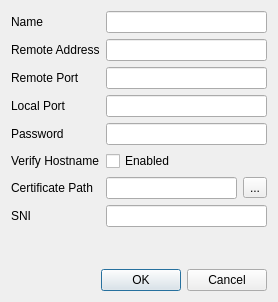
<?xml version="1.0" encoding="UTF-8"?>
<ui version="4.0">
 <class>ConfigDialog</class>
 <widget class="QDialog" name="ConfigDialog">
  <property name="windowModality">
   <enum>Qt::ApplicationModal</enum>
  </property>
  <property name="geometry">
   <rect>
    <x>0</x>
    <y>0</y>
    <width>278</width>
    <height>302</height>
   </rect>
  </property>
  <property name="windowTitle">
   <string>Add Config</string>
  </property>
  <layout class="QVBoxLayout" name="verticalLayout">
   <item>
    <layout class="QFormLayout" name="formLayout">
     <item row="0" column="0">
      <widget class="QLabel" name="nameLabel">
       <property name="text">
        <string>Name</string>
       </property>
      </widget>
     </item>
     <item row="1" column="0">
      <widget class="QLabel" name="remoteAddressLabel">
       <property name="text">
        <string>Remote Address</string>
       </property>
      </widget>
     </item>
     <item row="2" column="0">
      <widget class="QLabel" name="remotePortLabel">
       <property name="text">
        <string>Remote Port</string>
       </property>
      </widget>
     </item>
     <item row="3" column="0">
      <widget class="QLabel" name="localPortLabel">
       <property name="text">
        <string>Local Port</string>
       </property>
      </widget>
     </item>
     <item row="0" column="1">
      <widget class="QLineEdit" name="name"/>
     </item>
     <item row="1" column="1">
      <widget class="QLineEdit" name="remoteAddress"/>
     </item>
     <item row="2" column="1">
      <widget class="QLineEdit" name="remotePort"/>
     </item>
     <item row="3" column="1">
      <widget class="QLineEdit" name="localPort"/>
     </item>
     <item row="4" column="0">
      <widget class="QLabel" name="passwordLabel">
       <property name="text">
        <string>Password</string>
       </property>
      </widget>
     </item>
     <item row="5" column="0">
      <widget class="QLabel" name="verifyHostnameLabel">
       <property name="text">
        <string>Verify Hostname</string>
       </property>
      </widget>
     </item>
     <item row="6" column="0">
      <widget class="QLabel" name="certificatePathLabel">
       <property name="text">
        <string>Certificate Path</string>
       </property>
      </widget>
     </item>
     <item row="7" column="0">
      <widget class="QLabel" name="sniLabel">
       <property name="text">
        <string>SNI</string>
       </property>
      </widget>
     </item>
     <item row="4" column="1">
      <widget class="QLineEdit" name="password">
       <property name="echoMode">
        <enum>QLineEdit::Password</enum>
       </property>
      </widget>
     </item>
     <item row="5" column="1">
      <widget class="QCheckBox" name="verifyHostname">
       <property name="text">
        <string>Enabled</string>
       </property>
      </widget>
     </item>
     <item row="7" column="1">
      <widget class="QLineEdit" name="sni"/>
     </item>
     <item row="6" column="1">
      <layout class="QHBoxLayout" name="horizontalLayout">
       <item>
        <widget class="QLineEdit" name="certificatePath"/>
       </item>
       <item>
        <widget class="QToolButton" name="certificatePathButton">
         <property name="text">
          <string>...</string>
         </property>
        </widget>
       </item>
      </layout>
     </item>
    </layout>
   </item>
   <item>
    <widget class="QDialogButtonBox" name="buttonBox">
     <property name="orientation">
      <enum>Qt::Horizontal</enum>
     </property>
     <property name="standardButtons">
      <set>QDialogButtonBox::Cancel|QDialogButtonBox::Ok</set>
     </property>
    </widget>
   </item>
  </layout>
 </widget>
 <tabstops>
  <tabstop>name</tabstop>
  <tabstop>remoteAddress</tabstop>
  <tabstop>remotePort</tabstop>
  <tabstop>localPort</tabstop>
  <tabstop>password</tabstop>
  <tabstop>verifyHostname</tabstop>
  <tabstop>certificatePath</tabstop>
  <tabstop>certificatePathButton</tabstop>
  <tabstop>sni</tabstop>
 </tabstops>
 <resources/>
 <connections>
  <connection>
   <sender>buttonBox</sender>
   <signal>accepted()</signal>
   <receiver>ConfigDialog</receiver>
   <slot>accept()</slot>
   <hints>
    <hint type="sourcelabel">
     <x>248</x>
     <y>254</y>
    </hint>
    <hint type="destinationlabel">
     <x>157</x>
     <y>274</y>
    </hint>
   </hints>
  </connection>
  <connection>
   <sender>buttonBox</sender>
   <signal>rejected()</signal>
   <receiver>ConfigDialog</receiver>
   <slot>reject()</slot>
   <hints>
    <hint type="sourcelabel">
     <x>316</x>
     <y>260</y>
    </hint>
    <hint type="destinationlabel">
     <x>286</x>
     <y>274</y>
    </hint>
   </hints>
  </connection>
 </connections>
</ui>
